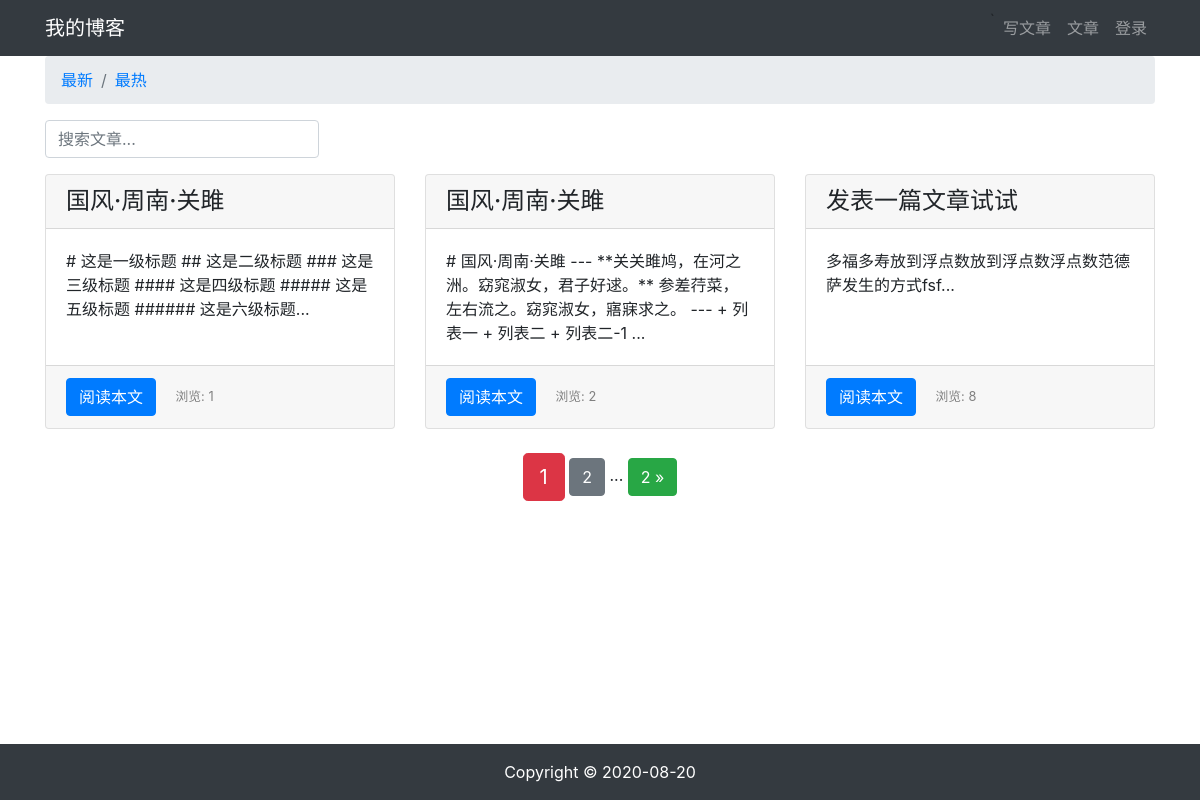
Screenshot of /article/article_list with the database file from the repository.
### article/models.py (models this page shows, shortened)
class ArticlePost(models.Model):
    total_views = models.PositiveIntegerField(default=0)
    author = models.ForeignKey(User, on_delete=models.CASCADE)
    title = models.CharField(max_length=100)
    body_content = models.TextField()
    created_time = models.DateTimeField(default=timezone.now)
    updated_time = models.DateTimeField(auto_now=True)
    class Meta:
        ordering = ('-created_time',)

### article/views.py (the view)
# urls.py: path('article_list', article.views.article_list, name='article_list'),
def article_list(request):
    search = request.GET.get('search')
    order = request.GET.get('order')
    if search:
        if order == 'total_views':
            all_article = ArticlePost.objects.filter(
                Q(title__icontains=search) |
                Q(body_content__icontains=search)
            ).order_by('-total_views')
        else:
            all_article = ArticlePost.objects.filter(
                Q(title__icontains=search) |
                Q(body_content__icontains=search)
            )
    else:
        search = ''
        if order == 'total_views':
            all_article = ArticlePost.objects.all().order_by('-total_views')
        else:
            all_article = ArticlePost.objects.all()
    pageinator = Paginator(all_article, 3)
    page = request.GET.get('page')
    page_articles = pageinator.get_page(page)
    context = {
        'page_articles': page_articles,
        'order': order,
        'search': search
    }
    return render(request, 'article/list.html', context)

### templates/article/list.html (shortened to what this page needs)
{% extends "base.html" %}
{% load staticfiles %}
{% block content %}
<div class="container">
    <nav aria-label="breadcrumb">
        <ol class="breadcrumb">
            <li class="breadcrumb-item">
                <a href="{% url 'article:article_list' %}?search={{ search }} ">
                    最新
                </a>
            </li>
            <li class="breadcrumb-item">
                <a href="{% url 'article:article_list' %}?order=total_views&search={{ search }}">
                    最热
                </a>
            </li>
        </ol>
    </nav>
    <div class="row">
        <div class="col-auto mr-auto">
            <form class="form-inline" >
                <input type="text"
                    class="form-control mb-2 mr-sm-2"
                    name="search"
                    placeholder="搜索文章..."
                    required
                >
            </form>
        </div>
    </div>
    <div class="row mt-2">
        {% for article in page_articles %}
        <div class="col-4 mb-4">
            <div class="card h-100">
                <h4 class="card-header">{{ article.title }}</h4>
                <div class="card-body">
                    <p class="card-text">{{ article.body_content|slice:'100' }}...</p>
                </div>
                <div class="card-footer">
                    <a href="{% url 'article:article_detail' article.id %}" class="btn btn-primary">阅读本文</a>
                <span>
                    <small class="col align-self-end" style="color: gray;">
                        浏览: {{ article.total_views }}
                    </small>
                </span>
                </div>
            </div>
        </div>
        {% endfor %}
    </div>
    <div class="pagination row">
        <div class="m-auto">
            <span class="step-links">
                <span class="current btn btn-danger btn-lg">
                    {{ page_articles.number }}
                </span>
                {% if page_articles.has_next %}
                    <a href="?page={{ page_articles.next_page_number }}&order={{ order }}&search={{ search }}" class="btn btn-secondary">
                        {{ page_articles.next_page_number }}
                    </a>
                    <span>...</span>
                    <a href="?page={{ page_articles.paginator.num_pages }}&order={{ order }}&search={{ search }}" class="btn btn-success">
                        {{ page_articles.paginator.num_pages }} &raquo;
                    </a>
                {% endif %}
            </span>
        </div>
    </div>
</div>
{% endblock content %}

### rows the page displays
ArticlePost: title "国风·周南·关雎", body_content "# 这是一级标题 ## 这是二级标题 ### 这是三级标题 #### 这是四级标题 ##### 这是五级标题 ###### 这是六级标题", total_views "1"
ArticlePost: title "国风·周南·关雎", body_content "# 国风·周南·关雎 --- **关关雎鸠，在河之洲。窈窕淑女，君子好逑。** 参差荇菜，左右流之。窈窕淑女，寤寐求之。 --- + 列表一 + 列表二 + 列表二-1", total_views "2"
ArticlePost: title "发表一篇文章试试", body_content "多福多寿放到浮点数放到浮点数浮点数范德萨发生的方式fsf", total_views "8"

### other values shown
{{ page_articles.number }} "1"
{{ page_articles.next_page_number }} "2"
{{ page_articles.paginator.num_pages }} "2"
